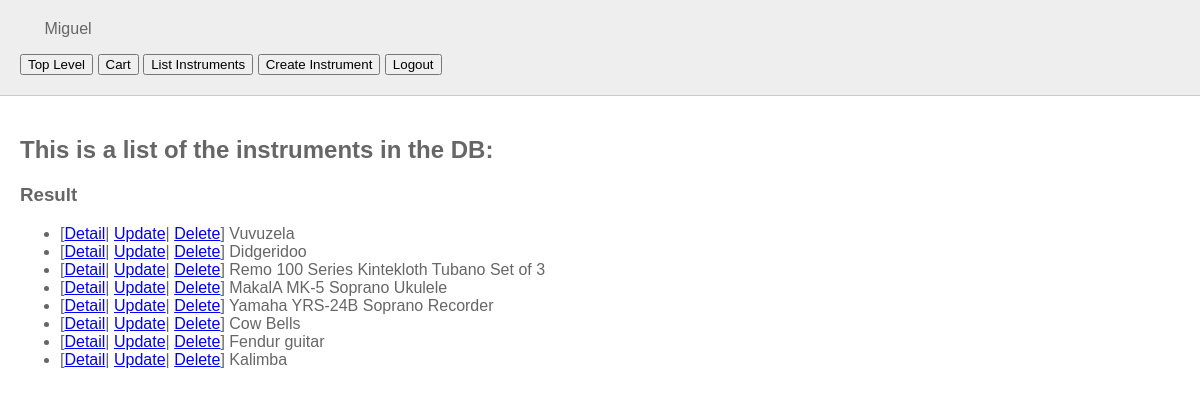
Screenshot of /instruments/show/all (signed in) with the database file from the repository.
### tables this page shows
CREATE TABLE "instruments" (
	"ref_num"	INTEGER,
	"name"	TEXT NOT NULL,
	"category"	TEXT NOT NULL,
	"image"	TEXT NOT NULL,
	PRIMARY KEY("ref_num")
);

### micro_webapp.py (the view)
@app.route('/instruments/show/all')
def show_all():
    if 'role' not in session or session['role']!='admin':
        res = "for admin only, please login"
        return render_template('messages.html', message=res)
    return render_template('index.html', instruments=instruments.Instrument.getall())

### instruments.py (called while the page is built)
    @staticmethod
    def connectdb():
        global conn
        conn = sqlite3.connect("music_store.db")
        return conn.cursor()

    @staticmethod
    def disconnectdb():
        conn.close()

    @classmethod
    def makelist(cls): # sometimes you need a tuple
        cls.cu = super().connectdb()
        cls.cu.execute("SELECT * FROM instruments")
        return cls.cu

    @classmethod
    def getall(cls): # sometimes you need some a dict
        cls.res = [{"ref_num":row[0], "category": row[2],"name":row[1], "url":row[3]} for row in cls.makelist()]
        super().disconnectdb()
        return cls.res

### templates/index.html (shortened to what this page needs)
{% extends 'base.html' %}
{% block body %}
    <section>
        <h1>This is a list of the instruments in the DB:</h1>
        <h3>Result</h3>
        {% if instruments %}
            <ul>
            {% for instrument in instruments %}
            <li>[<a href="/instruments/show/{{instrument['ref_num']}}">Detail</a>|
                <a href="/instruments/update/{{instrument['ref_num']}}">Update</a>|
                <a href="/instruments/delete/{{instrument['ref_num']}}">Delete</a>]  {{instrument["name"]}}</li>
            {% endfor %}
            </ul>
        {% endif %}
    </section>
    <br>
{% endblock %}

### templates/base.html (shortened to what this page needs)
<!DOCTYPE html>
<html lang="en">
<head>
    <link rel="stylesheet" href="{{ url_for('static', filename='css/main.css') }}">
 </head>
<body>
    <header>
        {% if session['username'] %}
             {{session['username']}} <p>
            <div class="tab">
                <input type="button" onclick="location.href='/';" value="Top Level" />
                <input type="button" onclick="location.href='/cart/show/all';" value="Cart" />
                <input type="button" onclick="location.href='/instruments/show/all';" value="List Instruments" />
                <input type="button" onclick="location.href='/instruments/create';" value="Create Instrument" />
                <input type="button" onclick="location.href='{{url_for("logout")}}';" value="Logout" />
            </div>
    </header>
        {% else %}
    <header>
        <img src="">
        Welcome to our music store, please <a href="{{url_for('login')}}">Log in!</a>
    </header>
        {% endif %}
    {% block body %}{% endblock %}
</body>
</html>

### static/css/main.css (style rules this page uses)
body, html { margin: 0; font-family: sans-serif; }
header { background: #eee; border-bottom: 1px solid #ccc; padding: 20px; color: #666; }
section { color: #666; padding: 20px; }

### rows the page displays
instruments: name "Vuvuzela"
instruments: name "Didgeridoo"
instruments: name "Remo 100 Series Kintekloth Tubano Set of 3"
instruments: name "MakalA MK-5 Soprano Ukulele"
instruments: name "Yamaha YRS-24B Soprano Recorder"
instruments: name "Cow Bells"
instruments: name "Fendur guitar"
instruments: name "Kalimba"

### other values shown
{{ session['username'] }} "Miguel"
